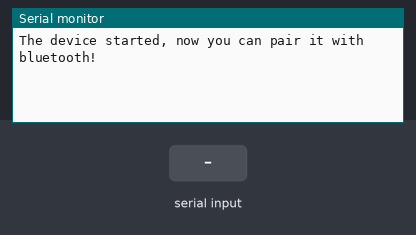
A sketch run on a simulated ESP32. Shown: the last lines printed to the serial monitor. The inputs (shaded band) are chosen by the test bench. Nothing arrives over Bluetooth unless stated.

Above: at 2.8 s.
2.9 s: "1" received over the second serial link
At 3.8 s:
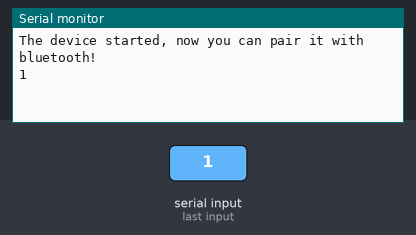
4.5 s: "0" received over the second serial link
At 5.3 s:
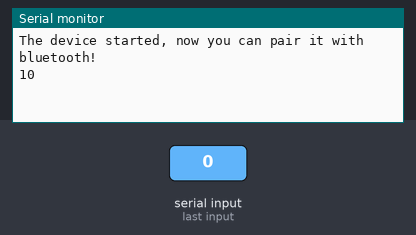

The sketch:

UART-BLE.ino
```cpp
#include "BluetoothSerial.h"

#if !defined(CONFIG_BT_ENABLED) || !defined(CONFIG_BLUEDROID_ENABLED)
#error Bluetooth is not enabled! Please run `make menuconfig` to and enable it
#endif
#define RXp2 16
#define TXp2 17

BluetoothSerial SerialBT;

void setup() {
  Serial.begin(115200);
  SerialBT.begin("ESP32_CLASSIC_BT"); //Bluetooth device name
  Serial2.begin(9600, SERIAL_8N1, RXp2, TXp2);
  Serial.println("The device started, now you can pair it with bluetooth!");
}

void loop() {
  if (Serial.available()) {
    // SerialBT.println("  Data: ");
    SerialBT.println(Serial2.readString()); //printing in ble screen
  }

  if (SerialBT.available()) {
    // Serial.write("The Given input is : ");
    Serial.write(SerialBT.read()); //printing in computer screen
    // Serial.println(Serial2.readString()); //I used this for printing value in terminal

  }
  delay(1000);
}
```

Measured:
- after the input at 2.9 s, the serial monitor: prints a new line after 0.10 s (image 1)
- after the input at 4.5 s, the serial monitor: prints a new line after 0.50 s (image 2)
